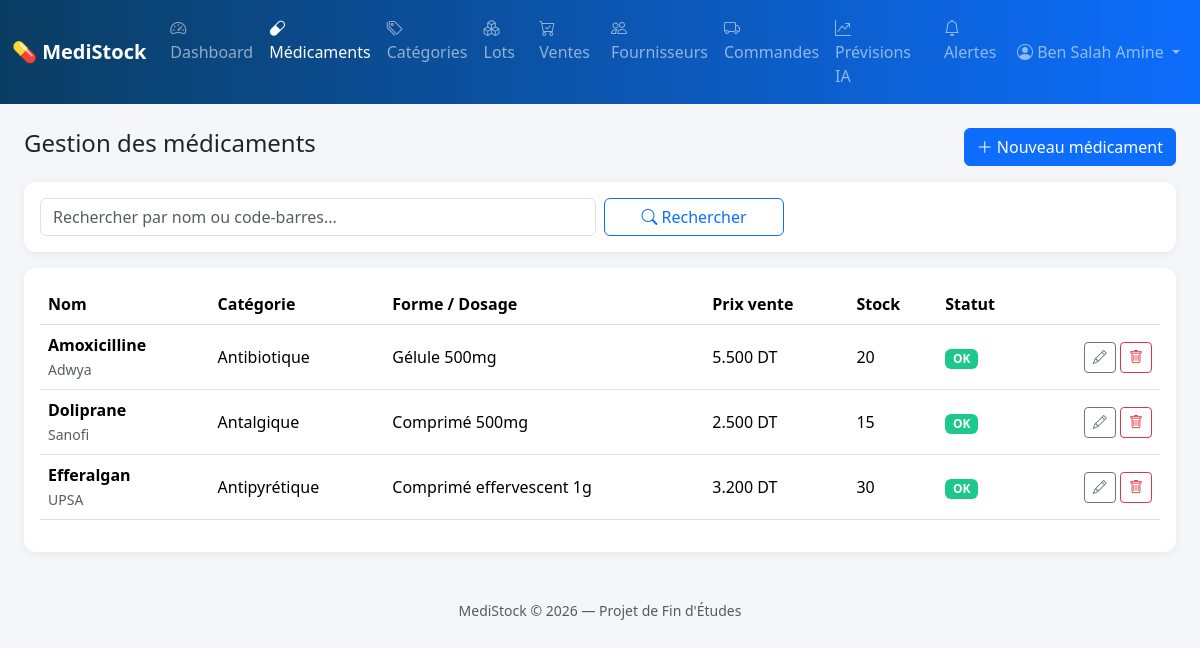
The app's page /medicaments.php (signed in) with its own data.
### tables this page shows
CREATE TABLE medicaments (
    id                 INT AUTO_INCREMENT PRIMARY KEY,
    nom                VARCHAR(150) NOT NULL,
    categorie_id       INT,
    fabricant          VARCHAR(120),
    forme              VARCHAR(50),           
    dosage             VARCHAR(50),
    code_barre         VARCHAR(50) UNIQUE,
    prix_achat         DECIMAL(10,3) NOT NULL DEFAULT 0.000,
    prix_vente         DECIMAL(10,3) NOT NULL DEFAULT 0.000,
    quantite_minimale  INT NOT NULL DEFAULT 10,
    necessite_ordonnance TINYINT(1) NOT NULL DEFAULT 0,
    description        TEXT,
    actif              TINYINT(1) NOT NULL DEFAULT 1,
    date_creation      DATETIME NOT NULL DEFAULT CURRENT_TIMESTAMP,
    FOREIGN KEY (categorie_id) REFERENCES categories(id) ON DELETE SET NULL,
    INDEX idx_med_nom (nom),
    INDEX idx_med_code_barre (code_barre)
);

CREATE TABLE categories (
    id          INT AUTO_INCREMENT PRIMARY KEY,
    nom         VARCHAR(80) NOT NULL UNIQUE,
    description VARCHAR(255)
);

### includes/auth.php (called while the page is built, shortened)
<?php
function current_role() {
    return $_SESSION['role'] ?? null;
}

### medicaments.php (the view, shortened to what this page needs)
<?php
require 'config/db.php';
require 'includes/auth.php';
$recherche = trim($_GET['q'] ?? '');
$sql = "SELECT m.*, c.nom AS categorie_nom, COALESCE(v.quantite_totale,0) AS stock
        FROM medicaments m
        LEFT JOIN categories c ON c.id = m.categorie_id
        LEFT JOIN v_stock_medicaments v ON v.medicament_id = m.id
        WHERE m.actif = 1";
$params = [];
$sql .= " ORDER BY m.nom";
$stmt = $pdo->prepare($sql);
$stmt->execute($params);
$medicaments = $stmt->fetchAll();
require 'includes/header.php';
?>
<div class="d-flex justify-content-between align-items-center mb-3">
    <h4>Gestion des médicaments</h4>
    <?php if (in_array(current_role(), ['administrateur', 'responsable_stock'])): ?>
        <button class="btn btn-primary" data-bs-toggle="modal" data-bs-target="#modalMedicament" onclick="nouveauMedicament()">
            <i class="bi bi-plus-lg"></i> Nouveau médicament
        </button>
    <?php endif; ?>
</div>
<div class="card p-3 mb-3">
    <form class="row g-2" method="GET">
        <div class="col-md-6">
            <input type="text" name="q" class="form-control" placeholder="Rechercher par nom ou code-barres..." value="<?= htmlspecialchars($recherche) ?>">
        </div>
        <div class="col-md-2">
            <button class="btn btn-outline-primary w-100"><i class="bi bi-search"></i> Rechercher</button>
        </div>
    </form>
</div>
<div class="card p-3">
    <div class="table-responsive">
        <table class="table table-hover align-middle">
            <thead>
                <tr>
                    <th>Nom</th>
                    <th>Catégorie</th>
                    <th>Forme / Dosage</th>
                    <th>Prix vente</th>
                    <th>Stock</th>
                    <th>Statut</th>
                    <th></th>
                </tr>
            </thead>
            <tbody>
            <?php foreach ($medicaments as $m): ?>
                <tr>
                    <td><strong><?= htmlspecialchars($m['nom']) ?></strong><br>
                        <span class="text-muted small"><?= htmlspecialchars($m['fabricant']) ?></span></td>
                    <td><?= htmlspecialchars($m['categorie_nom'] ?? '-') ?></td>
                    <td><?= htmlspecialchars($m['forme']) ?> <?= htmlspecialchars($m['dosage']) ?></td>
                    <td><?= number_format($m['prix_vente'], 3) ?> DT</td>
                    <td><?= (int) $m['stock'] ?></td>
                    <td>
                        <?php if ($m['stock'] <= $m['quantite_minimale']): ?>
                            <span class="badge badge-expire-proche">Stock faible</span>
                        <?php else: ?>
                            <span class="badge badge-ok">OK</span>
                        <?php endif; ?>
                    </td>
                    <td class="text-end">
                        <?php if (in_array(current_role(), ['administrateur', 'responsable_stock'])): ?>
                        <button class="btn btn-sm btn-outline-secondary"
                                onclick='editerMedicament(<?= json_encode($m, JSON_HEX_APOS | JSON_HEX_QUOT) ?>)'>
                            <i class="bi bi-pencil"></i>
                        </button>
                        <a href="medicaments.php?delete=<?= $m['id'] ?>" class="btn btn-sm btn-outline-danger"
                           onclick="return confirm('Supprimer ce médicament ?')">
                            <i class="bi bi-trash"></i>
                        </a>
                        <?php endif; ?>
                    </td>
                </tr>
            <?php endforeach; ?>
            </tbody>
        </table>
    </div>
</div>
<?php require 'includes/footer.php'; ?>

### assets/css/style.css (style rules this page uses)
:root { --ms-primary: #0d6efd; --ms-dark: #0a3d62; }
body { background-color: #f4f6f9; font-family: 'Segoe UI', system-ui, sans-serif; }
.card { border: none; border-radius: 12px; box-shadow: 0 2px 8px rgba(0,0,0,.06); }
.table thead { background-color: #eef2f9; }
.badge-ok { background-color: #1cc88a; }

### records on screen
medicaments: nom "Amoxicilline", fabricant "Adwya", categorie.nom "Antibiotique", forme "Gélule", dosage "500mg", prix_vente "5.500", stock "20", quantite_minimale "OK"
medicaments: nom "Doliprane", fabricant "Sanofi", categorie.nom "Antalgique", forme "Comprimé", dosage "500mg", prix_vente "2.500", stock "15", quantite_minimale "OK"
medicaments: nom "Efferalgan", fabricant "UPSA", categorie.nom "Antipyrétique", forme "Comprimé effervescent", dosage "1g", prix_vente "3.200", stock "30", quantite_minimale "OK"

### other values on screen
$_SESSION['nom'] "Ben Salah Amine"
